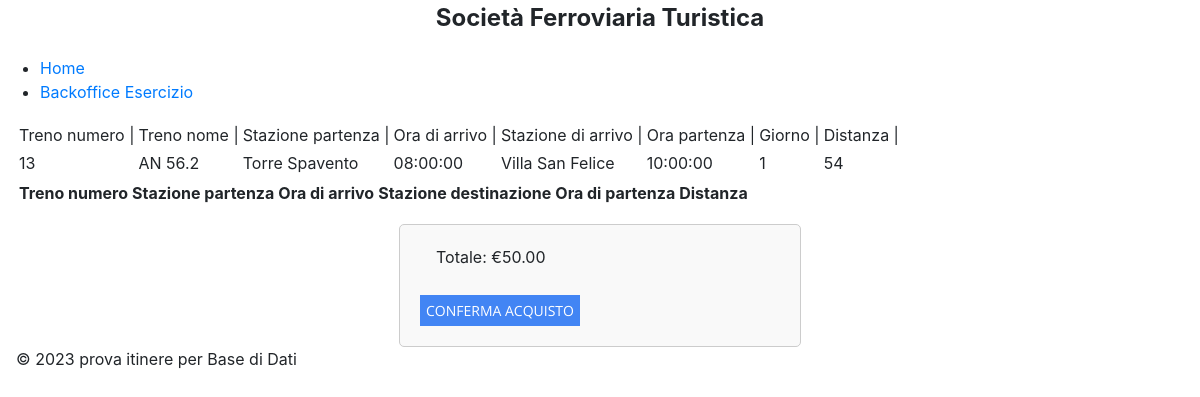
Page /php/schedule.php?idTreno=13 on the committed database.
### tables this page shows
CREATE TABLE `SFT_composizioneTreno` (
  `idTreno` int(11) NOT NULL,
  `idLocomotiva` int(11) DEFAULT NULL,
  `idCarrozza` int(11) DEFAULT NULL,
  `tname` varchar(50) NOT NULL COMMENT 'Nome Treno',
  `sp` varchar(50) NOT NULL COMMENT 'Stazione Partenza',
  `st` time NOT NULL COMMENT 'Orario Arrivo',
  `dp` varchar(50) NOT NULL COMMENT 'Stazione di Destinazione',
  `dt` time NOT NULL,
  `dd` varchar(10) DEFAULT NULL COMMENT 'Giorno',
  `distance` int(11) NOT NULL COMMENT 'Distanza',
  `ncarrozza` varchar(50) DEFAULT NULL
);

### php/schedule.php (the view, shortened to what this page needs)
<!DOCTYPE html>
<html>
    <head>
        <link rel="stylesheet" href="/fi.licursi/css/style.css">
    </head>
    <body>
	<header>
	<h1 align=center>Società Ferroviaria Turistica</h1>
        <nav>
            <ul>
               <li><a href="/fi.licursi/index.php">Home</a></li>
                <li><a href="/fi.licursi/php/backoffice_esercizio2.php">Backoffice Esercizio</a></li>
            </ul>
        </nav>
    </header>
    <main>
        <section>
		<?php
				$servername = "mysql.57gimp.home";
                $username_db = "fi.licursi";
                $password_db = "kJ1L27dW";
                $dbname = "fi_licursi";
                $conn = new mysqli($servername, $username_db, $password_db, $dbname);
		$cdquery = "SELECT * FROM SFT_composizioneTreno WHERE idTreno='" . $_GET["idTreno"] . "'";
		$cdresult = mysqli_query($conn, $cdquery);
		echo "
<table>
<thead><td>Treno numero |</td><td>Treno nome |</td><td>Stazione partenza |</td><td>Ora di arrivo |</td><td>Stazione di arrivo |</td><td>Ora partenza |</td><td>Giorno |</td><td>Distanza |</td></thead>
";
		while ($cdrow = mysqli_fetch_array($cdresult)) {
			echo "
<tr><td>" . $cdrow['idTreno'] . "</td><td>" . $cdrow['tname'] . "</td><td>" . $cdrow['sp'] . "</td><td>" . $cdrow['st'] . "</td><td>" . $cdrow['dp'] . "</td><td>" . $cdrow['dt'] . "</td><td>" . $cdrow['dd'] . "</td><td>" . $cdrow['distance'] . "</td></tr>
";
		}
		echo "</table>";
	echo "
    <table>
        <thead>
            <th>Treno numero</th>
            <th>Stazione partenza</th>
            <th>Ora di arrivo</th>
            <th>Stazione destinazione</th>
            <th>Ora di partenza</th>
            <th>Distanza</th>
            <th></th>
        </thead>
    ";
    echo "</table>";
    ?>
        </section>
<?php
    $prezzoProdotto = 50.00;
    ?>
    <form method="post" action="">
        <p>Totale: €<?php echo number_format($prezzoProdotto, 2); ?></p>
        <button type="submit" name="confermaAcquisto">Conferma Acquisto</button>
    </form>
		</main>
    <footer>
        <p>&copy; <?php echo date("Y"); ?> prova itinere per Base di Dati</p>
    </footer>
    </body>
</html>

### css/style.css (style rules this page uses)
html { font-family: sans-serif; line-height: 1.15; -webkit-text-size-adjust: 100%; -webkit-tap-highlight-color: rgba(0, 0, 0, 0); }
body { margin: 0; font-family: -apple-system, BlinkMacSystemFont, "Segoe UI", Roboto, "Helvetica Neue", Arial, "Noto Sans", sans-serif, "Apple Color Emoji", "Segoe UI Emoji", "Segoe UI Symbol", "Noto Color Emoji"; font-size: 1rem; font-weight: 400; line-height: 1.5; color: #212529; text-align: left; background-color: #fff; }
h1 { margin: 0; margin-bottom: 20px; font-size: 24px; }
form { padding: 40px; background: #DDD; border: 4px solid #AAA; width: 360px; margin: 30px auto; }
button { font: 14px 'Open Sans', sans-serif; background-color: #4285f4; color: white; padding: 6px; cursor: pointer; border: none; margin-top: 10px; text-transform: uppercase; }
p { margin-top: 0; margin-left: 1rem; margin-bottom: 1rem; line-height:1.5; }
section { margin-top: 0; margin-left: 1rem; margin-bottom: 1rem; line-height:1.5; }
a { color: #007bff; text-decoration: none; background-color: transparent; }
form { max-width: 400px; margin: 0 auto; padding: 20px; border: 1px solid #ccc; border-radius: 5px; background-color: #f9f9f9; }

### rows in the picture
sft_composizionetreno: idTreno "13", tname "AN 56.2", sp "Torre Spavento", st "08:00:00", dp "Villa San Felice", dt "10:00:00", dd "1", distance "54"

### other values in the picture
$prezzoProdotto "50.00"
